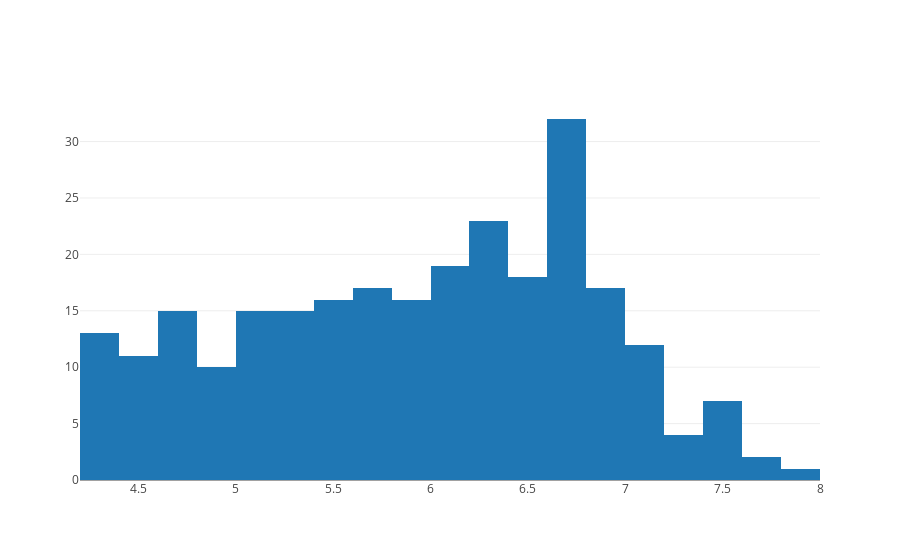

Here is the notebook cell this chart was saved with:
### Code cell
#histogram of lnsalary
from plotly.offline import download_plotlyjs, init_notebook_mode, iplot
import plotly.plotly as py
import plotly.figure_factory as ff
import plotly.graph_objs as go
init_notebook_mode()

x = Hitters['lnSalary'].values.tolist()
data = [go.Histogram(x=x)]

iplot(data)

### Figure 1 — Plotly figure (JSON) as saved in the notebook; plotly's stock layout.template omitted (floating-point values rounded to 4 significant figures; data arrays with more than 128 entries replaced by an {"elided": "..."} marker saying what was removed)
{"data": [{"type": "histogram", "x": {"elided": "263 float values"}}], "layout": {}}
